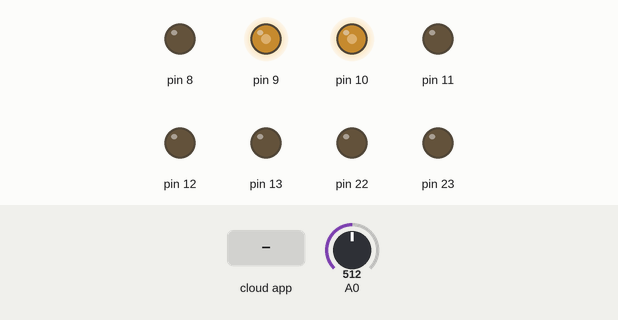
The sketch below on a simulated Arduino Uno, built with avr-gcc and run on an emulated ATmega328P. On the bench: output pins drawn as LEDs (lit = HIGH). The inputs (shaded band) are chosen by the test bench; at power-on: A0 = 512. The ROS host is connected and sends only what is stated.

Above: at 1.2 s.
1.3 s: the phone or cloud app sets pwm to 0
At 1.8 s:
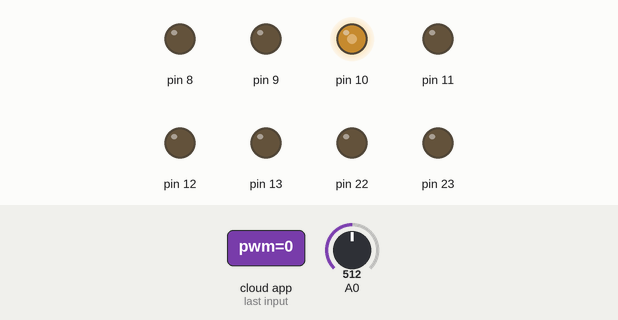
2.8 s: the phone or cloud app sets pwm to 45
At 4.1 s:
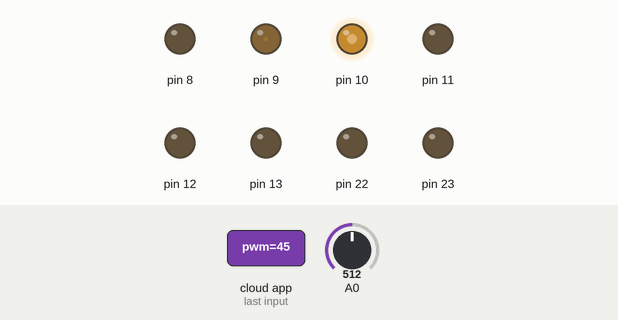
Timing chart, 0 to 5.8 s (numbered marks = the images above; inputs shaded):
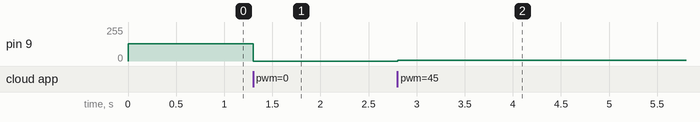

The sketch:

encoder_motor_test_ros.ino
```cpp
#include <ros.h>
#include <std_msgs/Int32.h>
#include <std_msgs/Float32.h>
#include <avr/interrupt.h>

#define MIN_PULSE_LENGTH 1000
#define MAX_PULSE_LENGTH 2000

using std_msgs::Int32;
using std_msgs::Float32;

ros::NodeHandle nh;

int ref_signal = 200;
int val = 0;
int prev_val = 0;
unsigned long prev_t, curr_t, duration;
unsigned long loop_time_curr, loop_time_prev;
double rpm_data;

void msgCallback(const Int32& msg)
{
  OCR1A = msg.data;
}

void setupPWM()
{

  PORTB = 0x00;
  DDRB = 0xFF;
  // Initiate Timer Counter Register
  TCCR1A = 0x00;
  TCCR1B = 0x00;

  // Set Phase Correct Mode | Prescale : 8
  TCCR1A |= (1<<COM1A1) | (1<<COM1B1) | (1<<WGM11);
  TCCR1B |= (1<<WGM13) | (1<<WGM11) | (1<<CS11);
  TCCR1C = 0x00;

  OCR1A = MIN_PULSE_LENGTH;
  OCR1B = MIN_PULSE_LENGTH;
  ICR1 = MAX_PULSE_LENGTH;
}

ros::Subscriber<Int32> sub("pwm",msgCallback);
Float32 encoder_msg;
ros::Publisher pub("encoder_data",&encoder_msg);


void setup() {
  // put your setup code here, to run once:

  //Serial.begin(115200);
  pinMode(A0,INPUT);
  setupPWM();

  nh.initNode();
  nh.advertise(pub);
  nh.subscribe(sub);
}

void loop() {
  // put your main code here, to run repeatedly:
  int signal_ = analogRead(A0);

  if(signal_>ref_signal)
    val = HIGH;
  else
    val = LOW;

  if(prev_val == 0 && val == 1)
  {
    curr_t = micros();
    duration = curr_t - prev_t;
    rpm_data = (double)500000*60/duration;
    prev_t = curr_t;
  }
  else
  {
    curr_t = micros();
    duration = curr_t - prev_t;
    if(duration > 1000000)
      rpm_data = 0;
  }
  prev_val = val;

  loop_time_curr = millis();

  if(loop_time_curr - loop_time_prev > 10)
  {
    encoder_msg.data = rpm_data;
    pub.publish(&encoder_msg);
    nh.spinOnce();
    loop_time_prev = loop_time_curr;
  }

}
```

Measured:
- after the input at 1.3 s, pin 9: 128/255 → 0/255 at once
- after the input at 2.8 s, pin 9: 0/255 → 6/255 at once
